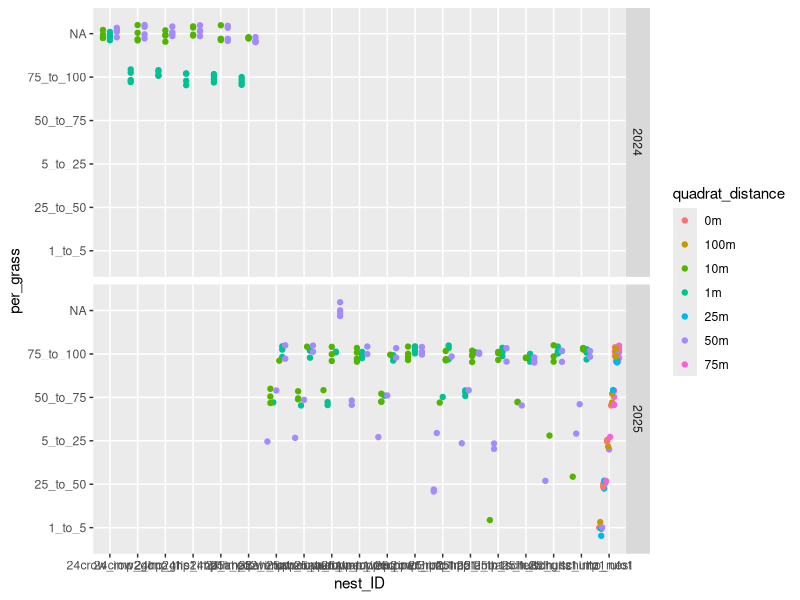
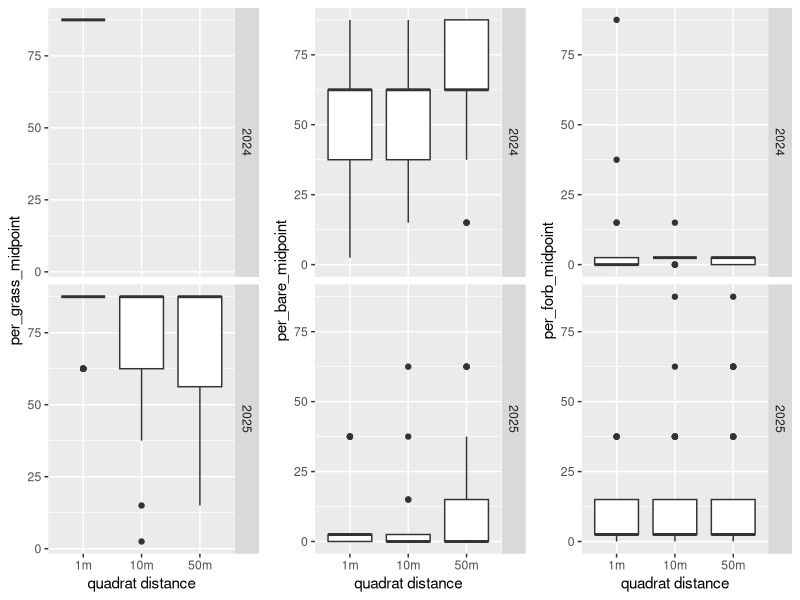
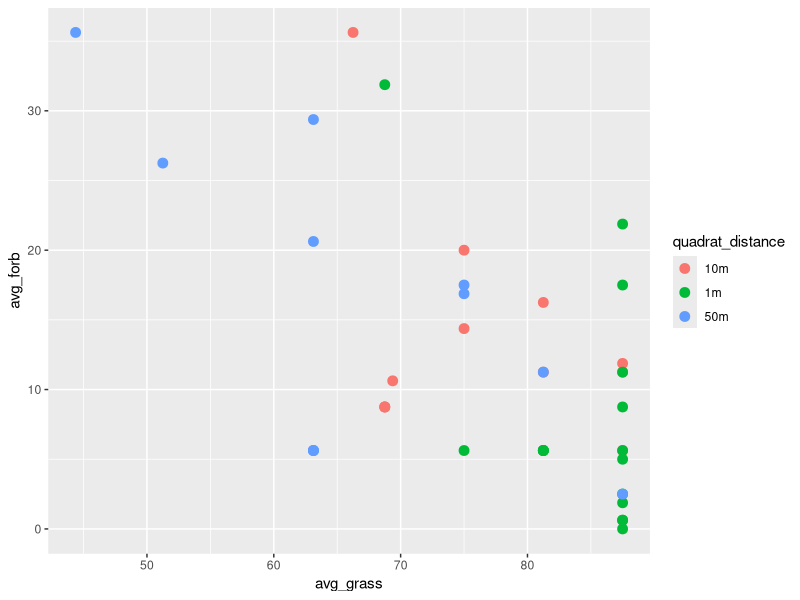
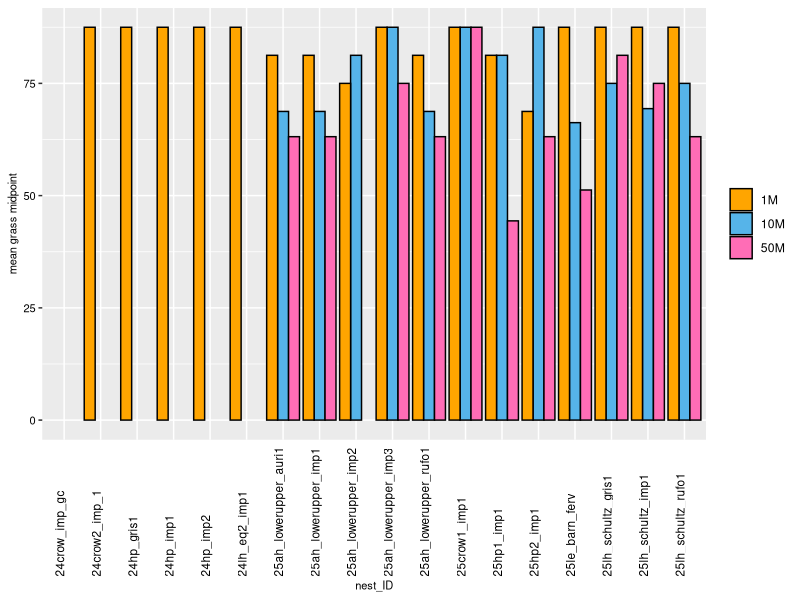

These figures' R source, in order: (Note: this script raises an error after producing the figures.)
# NQ Habitat analysis 17 Dec 2025

#load packages
library(tidyverse) #dplyr package
library(lubridate)
library(lme4) # GLM models
library(gridExtra) # for creating plot grids
library(grid)

#load data
sites <- read.csv("nest_survey_site_data.csv") 
penetrometer <- read.csv("habitat_data/2025_penetrometer.csv")
habitat25 <- read.csv("habitat_data/25_nest_habitat.csv")
habitat24 <- read.csv("habitat_data/24_nest_habitat.csv")
habitat_site_transect24 <- read.csv("habitat_data/24_habitat_site_transect.csv")

#change values to lowercase for consistency
penetrometer <- penetrometer %>% mutate(., site = tolower(site), nest_ID = tolower(nest_ID))
habitat25 <- habitat25 %>% mutate(., site = tolower(site), nest_ID = tolower(nest_ID))
habitat24 <- habitat24 %>% mutate(., site = tolower(site), nest_ID = tolower(nest_ID))
habitat_site_transect24 <- habitat_site_transect24 %>% mutate(., site = tolower(site))


#clean
habitat25 <- subset(habitat25, year == '2025') # remove blank rows
habitat25 <- habitat25 %>% mutate(soil_temp_C = as.numeric(soil_temp_C))

# join data sets together
habitat24 <- left_join(habitat24, habitat_site_transect24)
all_habitat <- full_join(habitat25, habitat24)

# change values to NA
all_habitat[all_habitat == ''] <- NA
all_habitat[all_habitat == 'na'] <- NA

# remove unnecessary columns

all_habitat <- all_habitat %>% mutate(coord_Lat = NULL, 
                                      coord_Lon = NULL, 
                                      coor_N = NULL,
                                      coor_W = NULL,
                                      date_grass_collected = NULL)

#cleaning quadrat column
table(all_habitat$quadrat_no) # values that are "about_x" should just be lumped with the closest quadrat distance
all_habitat$quadrat_no[all_habitat$quadrat_no == 'about_45S'] <- '50S' # replacing values
all_habitat$quadrat_no[all_habitat$quadrat_no == 'about_40S'] <- '50S'
all_habitat$quadrat_no[all_habitat$quadrat_no == 'about_40N'] <- '50N'
all_habitat$quadrat_no[all_habitat$quadrat_no == 'about_45N'] <- '50N'
all_habitat$quadrat_no[all_habitat$quadrat_no == 'about_55E'] <- '50E'
all_habitat$quadrat_no[all_habitat$quadrat_no == 'about_95M'] <- '100M'
all_habitat$quadrat_no[all_habitat$quadrat_no == 'about_37E'] <- '50E'
table(all_habitat$quadrat_no) # check. do all values look right?

#percent cover data

all_habitat <- mutate(all_habitat, mean_litter_depth = rowMeans(select(all_habitat, starts_with("leaf_lit")), na.rm = TRUE))
#note litter depths between 2024 and 2025 seem very different

# Creating quadrat distances column and distance/proximity column
all_habitat <- all_habitat %>%  
  mutate(quadrat_distance = case_when(quadrat_no == "1N" ~ "1m", # column with groupings of quadrat distance
                                       quadrat_no == "1S" ~ "1m",
                                       quadrat_no == "1E" ~ "1m",
                                       quadrat_no == "1W" ~ "1m",
                                       quadrat_no == "10N" ~ "10m",
                                       quadrat_no == "10S" ~ "10m",
                                       quadrat_no == "10E" ~ "10m",
                                       quadrat_no == "10W" ~ "10m",
                                       startsWith(quadrat_no, "50") ~ "50m",
                                       startsWith(quadrat_no, "0") ~ "0m",
                                       startsWith(quadrat_no, "100M") ~ "100m",
                                       startsWith(quadrat_no, "25M") ~ "25m",
                                       startsWith(quadrat_no, "75M") ~ "75m"),
         proximity = case_when(quadrat_no == "1N" ~ "near", # lumps quadrats into a column "near" (1m) nest and "far" from nest (10m and 50m) 
                               quadrat_no == "1S" ~ "near",
                               quadrat_no == "1E" ~ "near",
                               quadrat_no == "1W" ~ "near",
                               quadrat_no == "10N" ~ "far",
                               quadrat_no == "10S" ~ "far",
                               quadrat_no == "10E" ~ "far",
                               quadrat_no == "10W" ~ "far", 
                               quadrat_no == "50N" ~ "far",
                               quadrat_no == "50S" ~ "far",
                               quadrat_no == "50E" ~ "far",
                               quadrat_no == "50W" ~ "far", 
                               startsWith(quadrat_no, "50") ~ "transect", # These are values to represent data at sites where no nest was found. 
                               startsWith(quadrat_no, "0") ~ "transect",
                               startsWith(quadrat_no, "100M") ~ "transect",
                               startsWith(quadrat_no, "25M") ~ "transect",
                               startsWith(quadrat_no, "75M") ~ "transect")) # lumping quadrat distances together

# creating mid points for habitat analysis
all_habitat <- all_habitat %>% 
  mutate(per_bare_midpoint = recode(per_bare, '0' = 0, '1_to_5' = 2.5, '25_to_50' = 37.5, '5_to_25' = 15, '50_to_75' = 62.5, '75_to_100' = 87.5),
         per_forb_midpoint = recode(per_forb, '0' = 0, '1_to_5' = 2.5, '25_to_50' = 37.5, '5_to_25' = 15, '50_to_75' = 62.5, '75_to_100' = 87.5),
         per_grass_midpoint = recode(per_grass, '0' = 0, '1_to_5' = 2.5, '25_to_50' = 37.5, '5_to_25' = 15, '50_to_75' = 62.5, '75_to_100' = 87.5))


# scatter plot looking at each nest's habitat plots
ggplot(all_habitat, aes(x = nest_ID, y = per_grass, color = quadrat_distance)) +
  geom_point(position = position_jitterdodge(jitter.height = 0.2, jitter.width = 0)) +
  facet_grid(vars(year))

# Look at cover class values across different quadrat distances
grass_boxplot <- all_habitat %>% filter(., nest_ID != 'no_nest') %>% 
ggplot(., aes(x = factor(quadrat_distance, levels = c('1m', '10m', '50m')), y = per_grass_midpoint)) +
  geom_boxplot() +
  xlab('quadrat distance') +
  facet_grid(vars(year))

bare_boxplot <- all_habitat %>% filter(., nest_ID != 'no_nest') %>% 
  ggplot(., aes(x = factor(quadrat_distance, levels = c('1m', '10m', '50m')), y = per_bare_midpoint)) +
  geom_boxplot() +
  xlab('quadrat distance') +
  facet_grid(vars(year))

forb_boxplot <- all_habitat %>% filter(., nest_ID != 'no_nest') %>% 
  ggplot(., aes(x = factor(quadrat_distance, levels = c('1m', '10m', '50m')), y = per_forb_midpoint)) +
  geom_boxplot() +
  xlab('quadrat distance') +
  facet_grid(vars(year))

grid.arrange(grass_boxplot, bare_boxplot, forb_boxplot, ncol = 3)


# data frame for average cover for nest ID and year. 
nest_habitat_summarized <- all_habitat %>% 
  filter(., nest_ID != 'no_nest') %>%  # removing no_nest counts for now
  group_by(nest_ID, year, quadrat_distance) %>% 
  summarize(avg_bare = mean(per_bare_midpoint), #using midpoints to create numeric values from categories
            avg_forb = mean(per_forb_midpoint),
            avg_grass = mean(per_grass_midpoint),
            mean_of_means_litter_cm = mean(mean_litter_depth))

ggplot(nest_habitat_summarized, aes(x=avg_grass, y=avg_forb, color = quadrat_distance)) +
  geom_point(size = 3) 

ggplot(nest_habitat_summarized, aes(x = nest_ID, 
                                    y = avg_grass, 
                                    fill = factor(quadrat_distance, levels = c('1m', '10m', '50m')))) +
  geom_bar(stat = 'identity', position = 'dodge', color = 'black') +
  theme(#axis.text.x = element_blank(),
    axis.text.x = element_text(angle = 90, hjust = 0  , vjust = 0, size = 8.5, color = 'black'),#rotate x-axis text
    axis.text.y = element_text(size = 8, color = 'black'),
    axis.title = element_text(size = 8),
   # panel.grid.major = element_blank(),
    #panel.grid.minor = element_blank(),
   # panel.background = element_blank(),
    axis.ticks.x = element_blank()) +
  labs(x = "nest_ID", y = "mean grass midpoint") + #labels
  scale_fill_manual(values = c("#FFA500", "#56B4E9", '#ff6db6'),
                    labels = c("1M", "10M", '50M'),
                    guide = guide_legend(title = NULL)) 
                                      

hist(nest_cover3$avg_grass)
qqnorm(nest_cover3$avg_grass)
